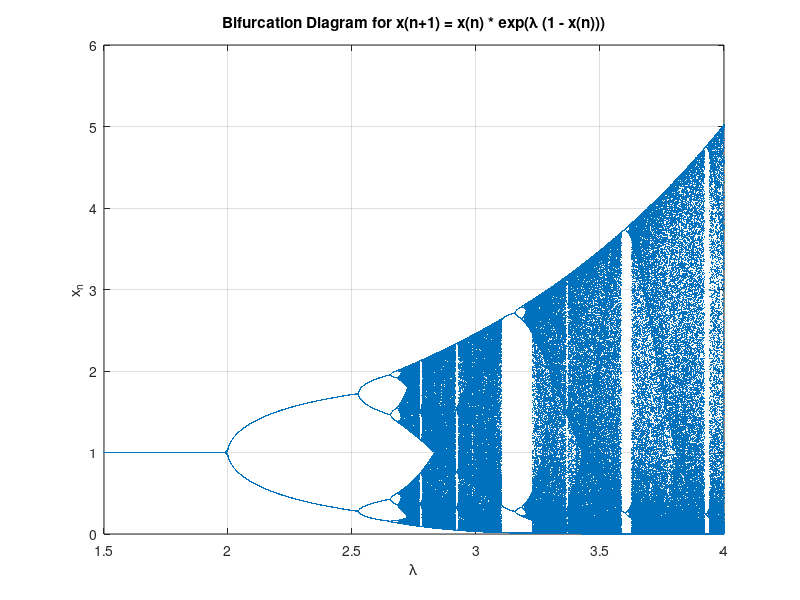

The MATLAB source for this figure:
function exponential_map_main()
% exponential_map_main - Bifurcation diagram simulation for the exponential map
%
% This script simulates the map:
%   x(n+1) = x(n) * exp(lambda*(1 - x(n)))
% for lambda values ranging from 1.5 to 4.0. For each lambda, the system is
% iterated 512 times and the initial transient dynamics (first 255 iterations)
% are discarded. The resulting values are plotted in a bifurcation diagram.
%
% Author: Sabneet Bains
% License: MIT License

    try
        %% Initialization
        clear; close all; clc;
        
        % Preallocate arrays to store simulation results
        xResults = [];
        lambdaResults = [];
        
        % Define parameter range for lambda
        lambdaVals = 1.5:0.001:4;
        
        % Simulation parameters
        numIterations = 512;      % Total iterations per lambda
        transientCutoff = 255;    % Remove the first 255 iterations
        
        %% Main Loop: Iterate the map for each lambda
        for lambda = lambdaVals
            % Preallocate the vector for iterates
            xn = zeros(numIterations, 1);
            
            % Set the initial condition and compute the first iterate
            x0 = 0.5;
            xn(1) = x0 * exp(lambda * (1 - x0));
            
            % Iterate the map using a for-loop
            for i = 1:(numIterations - 1)
                xn(i+1) = xn(i) * exp(lambda * (1 - xn(i)));
            end
            
            % Remove transient dynamics
            xn_trimmed = xn(transientCutoff+1:end);
            
            % Create a vector of lambda values corresponding to xn_trimmed
            lambda_vector = lambda * ones(size(xn_trimmed));
            
            % Append the results for this lambda
            xResults = [xResults; xn_trimmed];
            lambdaResults = [lambdaResults; lambda_vector];
        end
        
        %% Plotting the Bifurcation Diagram
        figure;
        plot(lambdaResults, xResults, '.', 'MarkerSize', 1);
        xlabel('\lambda');
        ylabel('x_n');
        title('Bifurcation Diagram for x(n+1) = x(n) * exp(\lambda (1 - x(n)))');
        grid on;
        
    catch ME
        fprintf('An error occurred: %s\n', ME.message);
    end
end

% Run the main function if this script is executed directly
if ~isdeployed
    exponential_map_main();
end
